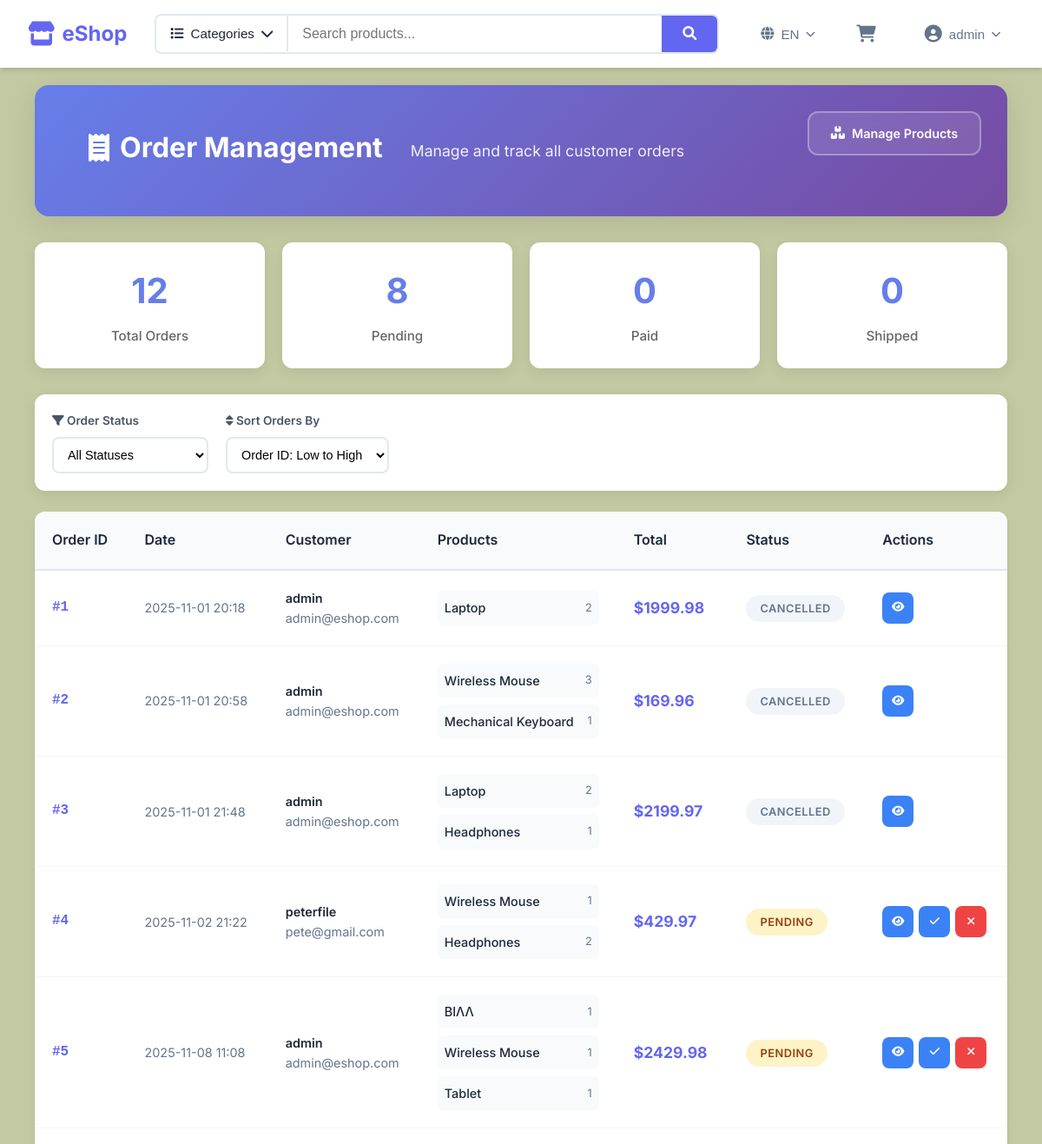
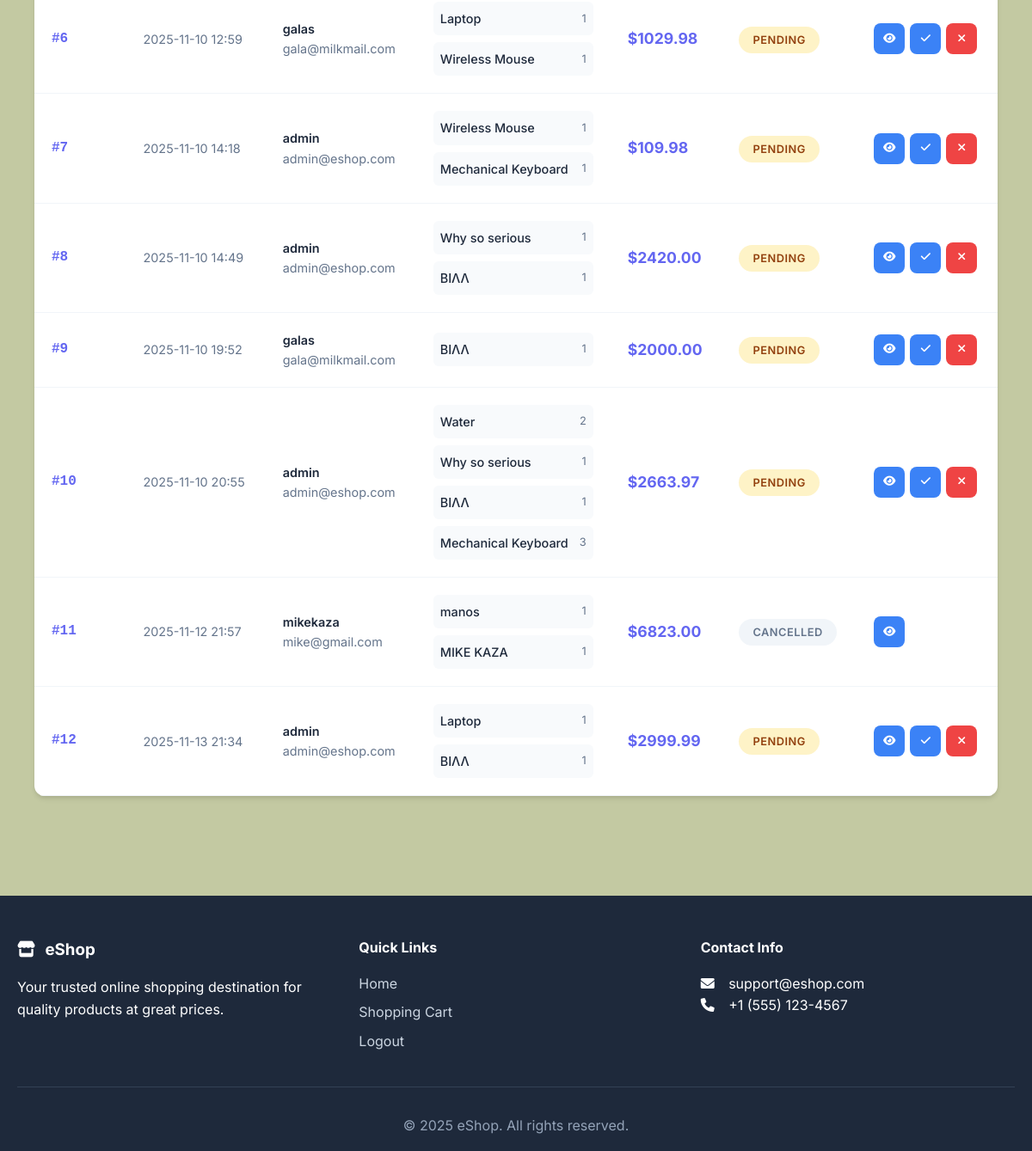
The page /orders (signed in) on the database as committed earlier (2 pictures, top to bottom).
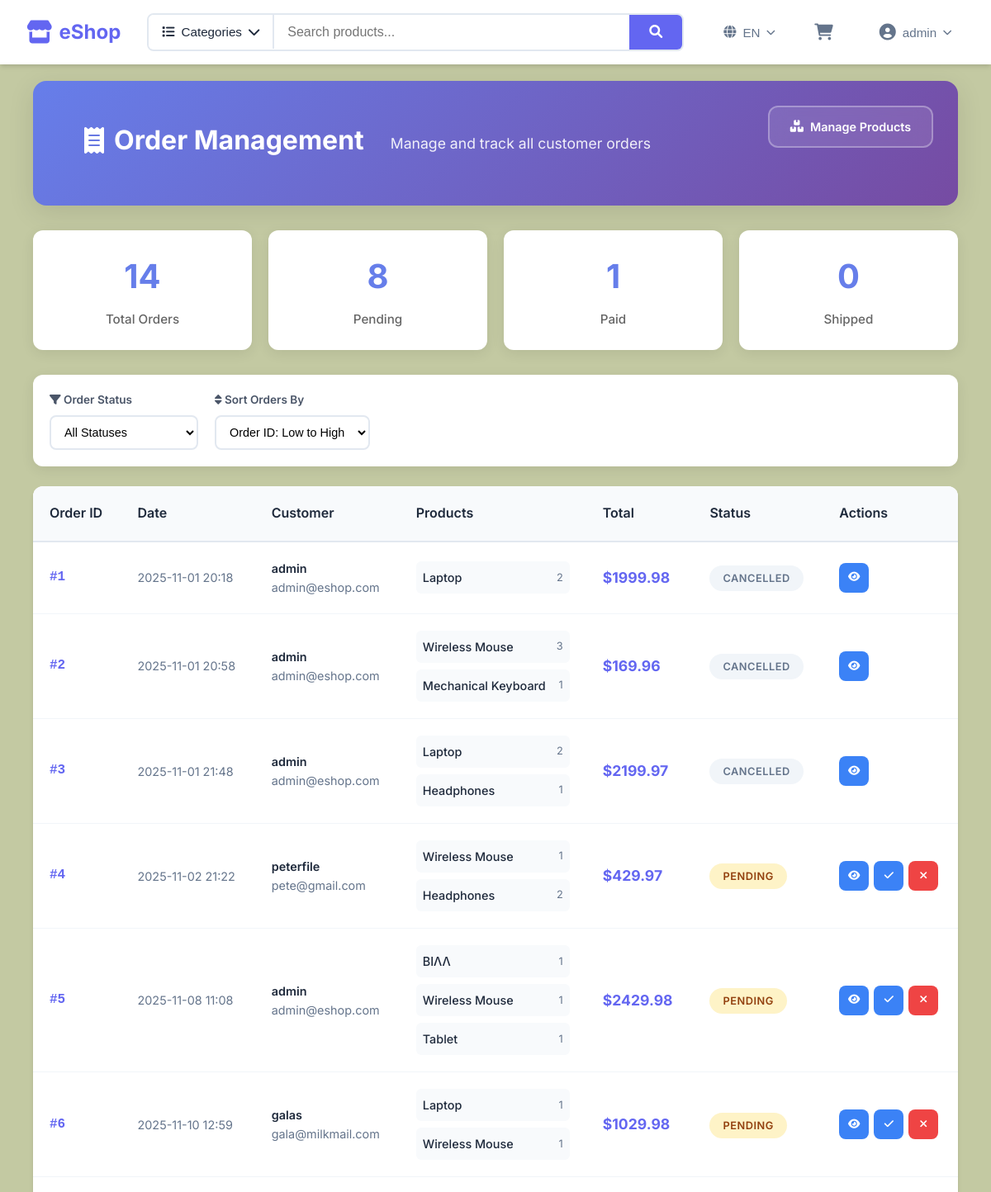
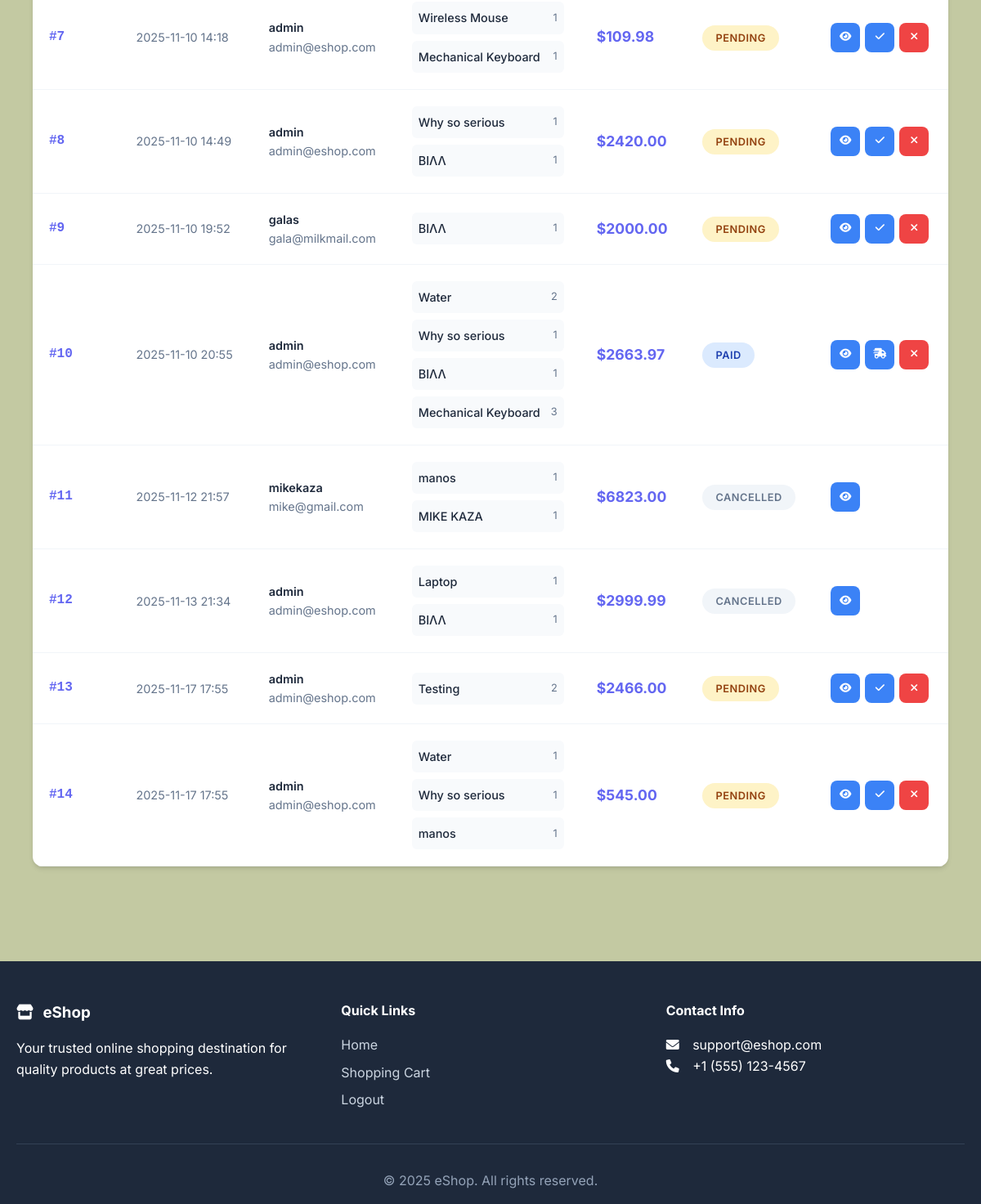
The same page on the database as committed later (2 pictures, top to bottom).
### tables this page shows
CREATE TABLE orders(
            order_id INTEGER PRIMARY KEY AUTOINCREMENT,
            user_id INTEGER NOT NULL,
            total DECIMAL(10, 2) NOT NULL,
            status TEXT CHECK(status IN ('pending','paid','shipped','cancelled')) DEFAULT 'pending',
            created_at TIMESTAMP DEFAULT CURRENT_TIMESTAMP,
            FOREIGN KEY(user_id) REFERENCES users(user_id)
        );

CREATE TABLE products(
            product_id INTEGER PRIMARY KEY AUTOINCREMENT,
            name VARCHAR(100) NOT NULL,
            description TEXT,
            price DECIMAL(10,2) NOT NULL,
            stock_quantity INTEGER NOT NULL DEFAULT 0,
            category VARCHAR(50),
            image_url VARCHAR(255),
            created_at TIMESTAMP DEFAULT CURRENT_TIMESTAMP
        );

### app.py (the view, shortened to what this page needs)
@app.route('/orders')
@login_required
def user_orders():
    try:
        with get_cursor() as cur:
            if session['role'] == 'admin':
                cur.execute("""
                    SELECT o.*,
                           u.username,
                           u.email,
                           GROUP_CONCAT(p.name || ' (x' || oi.quantity || ')') as product_names
                    FROM orders o
                    JOIN users u ON o.user_id = u.user_id
                    JOIN order_items oi ON o.order_id = oi.order_id
                    JOIN products p ON oi.product_id = p.product_id
                    GROUP BY o.order_id
                    ORDER BY o.created_at DESC
                """)
                orders = cur.fetchall()
                return render_template('admin_orders.html', orders=orders)
    except Exception as e:
        flash(f"Error loading orders: {str(e)}", 'danger')
        if session.get('role') == 'admin':
            return render_template('admin_orders.html', orders=[])
        else:
            return render_template('user_orders.html', orders=[])

### templates/admin_orders.html (shortened to what this page needs)
{% extends "base.html" %}
{% block content %}
<div class="admin-orders-container">
    <div class="admin-orders-header">
        <div class="header-content">
            <h1><i class="fas fa-receipt"></i> Order Management</h1>
            <p>Manage and track all customer orders</p>
        </div>
        <div class="header-actions">
            <a href="{{ url_for('admin_products') }}" class="btn btn-outline">
                <i class="fas fa-boxes"></i> Manage Products
            </a>
        </div>
    </div>
    <div class="orders-stats">
        <div class="order-stat">
            <div class="stat-number">{{ orders|length }}</div>
            <div class="stat-label">Total Orders</div>
        </div>
        <div class="order-stat">
            <div class="stat-number">{{ orders|selectattr('status', 'equalto', 'pending')|list|length }}</div>
            <div class="stat-label">Pending</div>
        </div>
        <div class="order-stat">
            <div class="stat-number">{{ orders|selectattr('status', 'equalto', 'paid')|list|length }}</div>
            <div class="stat-label">Paid</div>
        </div>
        <div class="order-stat">
            <div class="stat-number">{{ orders|selectattr('status', 'equalto', 'shipped')|list|length }}</div>
            <div class="stat-label">Shipped</div>
        </div>
    </div>
    {% if orders %}
        <div class="admin-filters">
            <div class="filter-section">
                <div class="filter-row">
                    <div class="filter-group">
                        <label for="orderStatusFilter"><i class="fas fa-filter"></i> Order Status</label>
                        <select id="orderStatusFilter" class="filter-select">
                            <option value="all">All Statuses</option>
                        </select>
                    </div>
                    <div class="filter-group">
                        <label for="orderSortBy"><i class="fas fa-sort"></i> Sort Orders By</label>
                        <select id="orderSortBy" class="filter-select">
                            <option value="id_asc">Order ID: Low to High</option>
                        </select>
                    </div>
                </div>
            </div>
        </div>
        <div class="orders-container">
            <table class="orders-table">
                <thead>
                    <tr>
                        <th>Order ID</th>
                        <th>Date</th>
                        <th>Customer</th>
                        <th>Products</th>
                        <th>Total</th>
                        <th>Status</th>
                        <th>Actions</th>
                    </tr>
                </thead>
                <tbody id="ordersTableBody">
                    {% for order in orders %}
                        <tr class="data-row"
                            data-status="{{ order.status }}"
                            data-id="{{ order.order_id }}">
                            <td class="order-id">#{{ order.order_id }}</td>
                            <td>
                                <div class="order-date">{{ order.created_at[:16] }}</div>
                            </td>
                            <td>
                                <div class="customer-info">
                                    <div class="customer-name">{{ order.username }}</div>
                                    <div>{{ order.email }}</div>
                                </div>
                            </td>
                            <td class="order-products">
                                <div class="order-product-list">
                                    {% if order.product_names %}
                                        {% for product_info in order.product_names.split(',') %}
                                            <div class="order-product-item">
                                                <span class="order-product-name">{{ product_info.split('(x')[0].strip() }}</span>
                                                <span class="order-product-quantity">{{ product_info.split('(x')[1].replace(')', '').strip() if '(x' in product_info else 'x1' }}</span>
                                            </div>
                                        {% endfor %}
                                    {% else %}
                                        <span>No products</span>
                                    {% endif %}
                                </div>
                            </td>
                            <td class="order-total">${{ "%.2f"|format(order.total) }}</td>
                            <td>
                                <span class="order-status status-{{ order.status }}">{{ order.status|title }}</span>
                            </td>
                            <td>
                                <div class="admin-actions">
                                    <button class="btn-action btn-edit" onclick="viewOrderDetails({{ order.order_id }})" title="View Order">
                                        <i class="fas fa-eye"></i>
                                    </button>
                                    {% if order.status == 'pending' %}
                                    <button class="btn-action btn-edit" onclick="updateOrderStatus({{ order.order_id }}, 'paid')" title="Mark as Paid">
                                        <i class="fas fa-check"></i>
                                    </button>
                                    {% elif order.status == 'paid' %}
                                    <button class="btn-action btn-edit" onclick="updateOrderStatus({{ order.order_id }}, 'shipped')" title="Mark as Shipped">
                                        <i class="fas fa-shipping-fast"></i>
                                    </button>
                                    {% endif %}
                                    {% if order.status != 'cancelled' %}
                                    <button class="btn-action btn-delete" onclick="updateOrderStatus({{ order.order_id }}, 'cancelled')" title="Cancel Order">
                                        <i class="fas fa-times"></i>
                                    </button>
                                    {% endif %}
                                </div>
                            </td>
                        </tr>
                    {% endfor %}
                </tbody>
            </table>
        </div>
    {% else %}
        <div class="empty-orders">
            <i class="fas fa-receipt"></i>
            <h3>No Orders Yet</h3>
            <p>Orders will appear here when customers make purchases</p>
        </div>
    {% endif %}
</div>
{% endblock %}

### templates/base.html (shortened to what this page needs)
<!DOCTYPE html>
<html lang="en">
<head>
    <link rel="stylesheet" href="{{ url_for('static', filename='css/base.css') }}">
    <link rel="stylesheet" href="{{ url_for('static', filename='css/header.css') }}">
    <link rel="stylesheet" href="{{ url_for('static', filename='css/footer.css') }}">
    <link rel="stylesheet" href="{{ url_for('static', filename='css/utilities.css') }}">
    <link rel="stylesheet" href="{{ url_for('static', filename='css/forms.css') }}">
    <link rel="stylesheet" href="{{ url_for('static', filename='css/products.css') }}">
    <link rel="stylesheet" href="{{ url_for('static', filename='css/product-detail.css') }}">
    <link rel="stylesheet" href="{{ url_for('static', filename='css/cart.css') }}">
    <link rel="stylesheet" href="{{ url_for('static', filename='css/admin.css') }}">
    <link rel="stylesheet" href="https://cdnjs.cloudflare.com/ajax/libs/font-awesome/6.0.0/css/all.min.css">
</head>
<body>
    <header class="main-header">
        <div class="header-content">
            <div class="logo">
                <a href="{{ url_for('home') }}">
                    <i class="fas fa-store"></i>
                    <span>eShop</span>
                </a>
            </div>
            <div class="header-search-container">
                <form method="get" action="{{ url_for('home') }}" class="header-search-form">
                    <div class="header-search-group">
                        <button type="button" class="categories-search-btn" id="categoriesToggle">
                            <i class="fas fa-list"></i>
                            <span>Categories</span>
                            <i class="fas fa-chevron-down"></i>
                        </button>
                        <input type="text" name="q" placeholder="Search products..." class="header-search-input" value="{{ request.args.get('q', '') }}">
                        <button type="submit" class="header-search-btn">
                            <i class="fas fa-search"></i>
                        </button>
                    </div>
                </form>
            </div>
            <nav class="main-nav">
                <div class="language-selector">
                    <button class="language-btn">
                        <i class="fas fa-globe"></i>
                        <span>EN</span>
                        <i class="fas fa-chevron-down"></i>
                    </button>
                </div>
                <a href="{{ url_for('view_cart') }}" class="nav-link cart-link">
                    <i class="fas fa-shopping-cart"></i>
                </a>
                {% if 'user_id' in session %}
                <div class="user-dropdown">
                    <button class="user-menu-btn" id="userMenuToggle">
                        <i class="fas fa-user-circle"></i>
                        <span>{{ session['username'] }}</span>
                        <i class="fas fa-chevron-down"></i>
                    </button>
                </div>
                {% endif %}
            </nav>
        </div>
    </header>
    <main class="main-content">
        <div class="container">
            {% block content %}{% endblock %}
        </div>
    </main>
    <footer class="main-footer">
        <div class="container">
            <div class="footer-content">
                <div class="footer-section">
                    <h3><i class="fas fa-store"></i> eShop</h3>
                    <p>Your trusted online shopping destination for quality products at great prices.</p>
                </div>
                <div class="footer-section">
                    <h4>Quick Links</h4>
                    <a href="{{ url_for('home') }}">Home</a>
                    <a href="{{ url_for('view_cart') }}">Shopping Cart</a>
                    {% if session.user_id %}
                    <a href="{{ url_for('logout') }}">Logout</a>
                    {% else %}
                    <a href="{{ url_for('login') }}">Login</a>
                    <a href="{{ url_for('register') }}">Register</a>
                    {% endif %}
                </div>
                <div class="footer-section">
                    <h4>Contact Info</h4>
                    <p><i class="fas fa-envelope"></i> support@eshop.com</p>
                    <p><i class="fas fa-phone"></i> +1 (555) 123-4567</p>
                </div>
            </div>
            <div class="footer-bottom">
                <p>&copy; 2025 eShop. All rights reserved.</p>
            </div>
        </div>
    </footer>
</body>
</html>

Rows that differ between the two databases and show on the page:
added orders: order_id "14", created_at "2025-11-17 17:55", username "admin", email "admin@eshop.com", total "545.00", status "PENDING", products (split "Water", split "1"), products (split "Why so serious", split "1"), products (split "manos", split "1")
added orders: order_id "13", created_at "2025-11-17 17:55", username "admin", email "admin@eshop.com", total "2466.00", status "PENDING"
added products: split "Testing", split "2", shown under "13"
changed orders id 12: status "PENDING" → "CANCELLED"
changed orders id 10: status "PENDING" → "PAID"
Other text that changed with them:
{{ orders|length }}: "12" → "14"
{{ orders|selectattr('status', 'equalto', 'paid')|list|length }}: "0" → "1"
